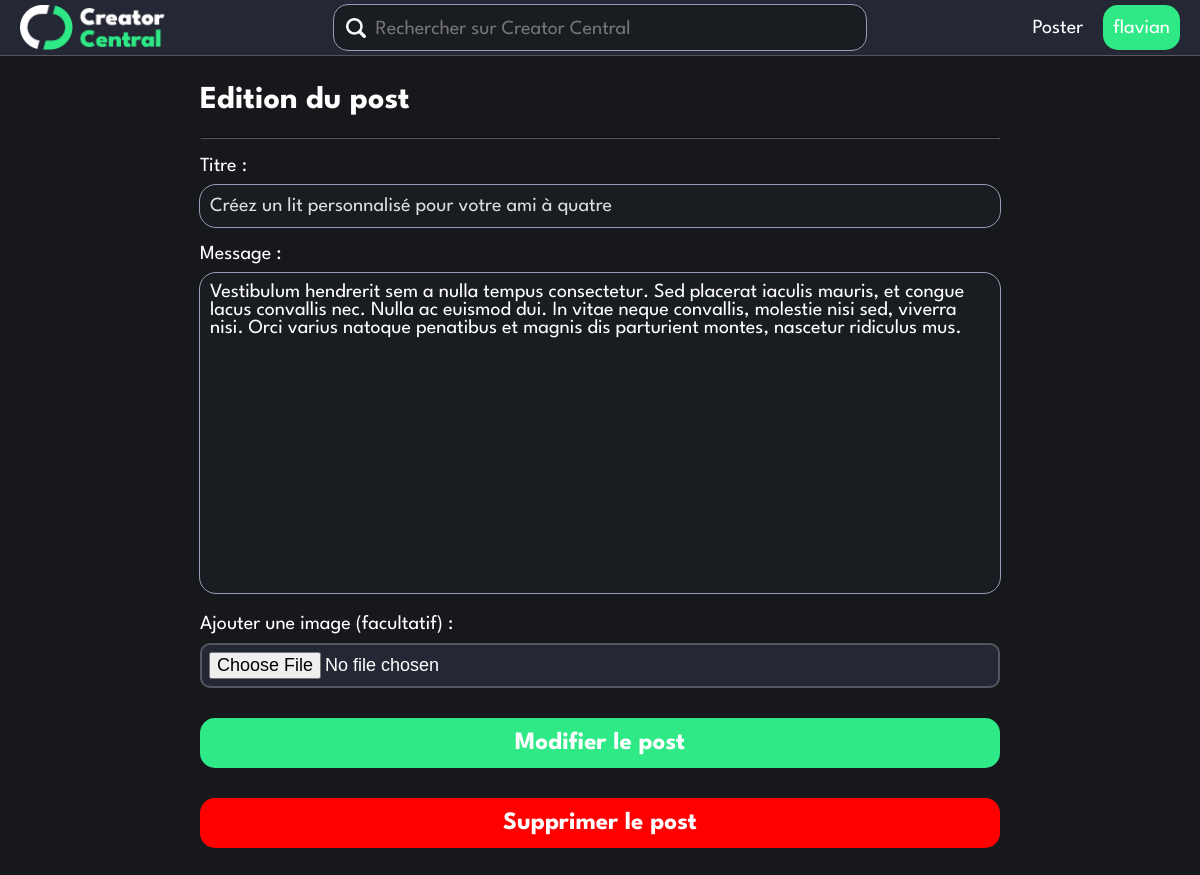
The page /editpost.php?postID=20 (signed in) on the database its author committed.
### tables this page shows
CREATE TABLE `posts` (
  `postId` int(16) NOT NULL,
  `username` varchar(20) NOT NULL,
  `date` timestamp NOT NULL DEFAULT current_timestamp() ON UPDATE current_timestamp(),
  `title` varchar(50) NOT NULL,
  `content` varchar(500) NOT NULL,
  `picturePath` varchar(100) NOT NULL DEFAULT 'img/default_image.jpg'
);

### classes/SQLconn.php (called while the page is built, shortened)
<?php
require_once(__ROOT__ . "/Classes/loginStatus.php");
class SQLconn
{
    function __construct()
    {
        $servername = "localhost";
        $username = "root";
        $password = "";
        $dbname = "creatorcentral";
        $this->conn = new mysqli($servername, $username, $password, $dbname);
    }
}
?>

### classes/loginStatus.php (called while the page is built, shortened)
<?php
class LoginStatus{
    function CheckSession()
    {
        return isset($_SESSION["username"]);
    }
}
?>

### initialize.php (called while the page is built, shortened)
<?php
    require_once(__ROOT__."/Classes/SQLconn.php");
    $SQLconn = new SQLconn();
?>

### editpost.php (the view, shortened to what this page needs)
<?php include("./initialize.php");
?>
    <!DOCTYPE html>
    <html lang="fr">
<head>
    <link rel="stylesheet" href="styles/font.css">
    <link rel="stylesheet" href="styles/global.css">
    <link rel="stylesheet" href="styles/header.css">
</head>
<body>
<?php
include(__ROOT__ . "/pageparts/header.php");
if (isset($_POST["new"])) {
?>
<div class="main-container">
    <h1>Nouveau post</h1>
    <hr>
    <form enctype="multipart/form-data" action="./pageparts/processPost.php" method="POST">
        <input type="hidden" name="action" value="new">
        <label for="title">Titre :</label>
        <input autofocus type="text" name="title" class="short-text-field" id="title">
        <p class="errorMessage" id="title_hint">Le post doit contenir un titre</p>
        <label for="content">Message :</label>
        <textarea name="content" class="long-text-field" placeholder="Decrivez votre création" id="content"></textarea>
        <p class="errorMessage" id="content_hint">Le post doit contenir un message</p>
        <input type="hidden" name="MAX_FILE_SIZE" value="5242880"/>
        <label for="imageFile">Ajouter une image (facultatif) :</label>
        <input name="imageFile" type="file"/>
        <button type="submit" class="wide-button" id="post-button" disabled="true">Poster sur Creator Central</button>
    </form>
    <script type="text/javascript" src="scripts/postFormHinting.js"></script>
    <?php
    }
    elseif (isset($_GET["postID"])) {
        $query = 'SELECT * FROM `posts` WHERE `postId` =' . $_GET["postID"];
        $result = $SQLconn->conn->query($query);
        if ($result->num_rows > 0) {
            $data = $result->fetch_assoc();
            ?>
            <div class="main-container">
                <h1>Edition du post</h1>
                <hr>
                <form enctype="multipart/form-data" action="./pageparts/processPost.php" method="POST">
                    <label for="title">Titre :</label>
                    <input autofocus type="text" name="title" class="short-text-field"
                           value="<?php echo $data["title"]; ?>">
                    <label for="content">Message :</label>
                    <textarea name="content" class="long-text-field"><?php echo $data["content"]; ?></textarea>
                    <label for="imageFile">Ajouter une image (facultatif) :</label>
                    <input name="imageFile" type="file"/>
                    <button type="submit" class="wide-button" id="post-button">Modifier le post</button>
                </form>
                <form action="./pageparts/processPost.php"
                      onsubmit="return confirm('Etes vous sur de vouloir supprimer ce post?')"
                      method="POST">
                    <button type="submit" class="wide-button red-bg">Supprimer le post</button>
                </form>
            </div>
            <?php
        } else {
            echo "<h1>Erreur! Cette ID ne correspond à aucun post!</h1>";
        }
    } ?>
</body>

### styles/global.css (style rules this page uses)
:root { --green-accent: #2ee985; --green-accent-dark: #267e4c; --green-accent-darker: #228c52; --lighter-grey: #979eb7; --light-grey: #545660; --grey: #242834; --dark-grey: #191c21;; --darker-grey: #16181c; }
body { color: white; font-family: 'LeagueSpartan', Bahnschrift, sans-serif; font-weight: normal; margin: 0; background: var(--darker-grey); }
.short-text-field { font-family: 'LeagueSpartan', Bahnschrift, sans-serif; font-size: 20px; color: #DDD; height: 40px; padding-inline: 10px; border-radius: 16px; border: none; outline: var(--lighter-grey) solid 1px; background: var(--dark-grey); width: calc(100% - 20px); margin-top: 10px; }
.long-text-field { resize: none; width: calc(100% - 20px); padding: 10px; height: 300px; background: var(--dark-grey); color: white; font-size: 20px; font-family: 'LeagueSpartan', Bahnschrift, sans-serif; border-radius: 16px; border: none; outline: var(--lighter-grey) solid 1px; margin-top: 10px; }
.main-container { margin-top: var(--header-height); margin-bottom: 30px; padding: 10px 0; width: min(90%, 800px); margin-inline: auto; }
label { display: block; font-weight: normal; margin-top: 18px; font-size: 20px; }
.wide-button { font-family: 'LeagueSpartan', Bahnschrift, sans-serif; margin-top: 30px; background: var(--green-accent); color: white; border: none; width: 100%; font-size: 25px; font-weight: bold; border-radius: 15px; height: 50px; cursor: pointer; }
hr { border-color: var(--light-grey); }
input[type="file"] { border-radius: 10px; width: calc(100% - 14px - 4px); font-size: 18px; margin-top: 10px; padding: 7px 7px; border: 2px solid var(--light-grey); background: var(--grey); }
.red-bg { background-color: red; }

### styles/header.css (style rules this page uses)
:root { --header-height: 55px; }

### rows shown on the page
posts: title "Créez un lit personnalisé pour votre ami à quatre", content "Vestibulum hendrerit sem a nulla tempus consectetur. Sed placerat iaculis mauris, et congue lacus convallis nec. Nulla ac euismod dui. In vitae neque convallis, molestie nisi sed, viverra nisi. Orci varius natoque penatibus et magnis dis parturient montes, nascetur ridiculus mus."

### other values the page prints
$username "flavian"
